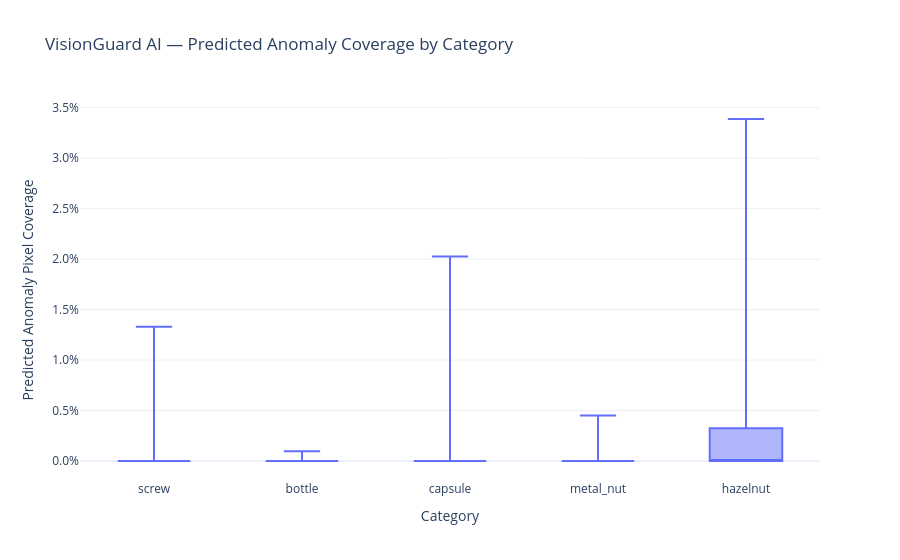

Notebook source saved alongside this figure:
### Markdown cell above
## Anomaly coverage by category

### Code cell
fig = px.box(
    localization_df,
    x="Category",
    y="Anomaly Coverage",
    points=False,
    title="VisionGuard AI — Predicted Anomaly Coverage by Category",
    template="plotly_white",
)

fig.update_layout(
    xaxis_title="Category",
    yaxis_title="Predicted Anomaly Pixel Coverage",
    yaxis_tickformat=".1%",
)

save_plotly_figure(
    fig,
    "VisionGuard AI — Predicted Anomaly Coverage by Category",
)

fig.show()

### Figure 1 — Plotly figure (JSON) as saved in the notebook; plotly's stock layout.template omitted (floating-point values rounded to 4 significant figures; data arrays with more than 128 entries replaced by an {"elided": "..."} marker saying what was removed)
{"data": [{"alignmentgroup": "True", "boxpoints": false, "hovertemplate": "Category=%{x}<br>Anomaly Coverage=%{y}<extra></extra>", "legendgroup": "", "marker": {"color": "#636efa"}, "name": "", "notched": false, "offsetgroup": "", "orientation": "v", "showlegend": false, "type": "box", "x": {"elided": "600 str values"}, "x0": " ", "xaxis": "x", "y": {"elided": "600 float values"}, "y0": " ", "yaxis": "y"}], "layout": {"boxmode": "group", "legend": {"tracegroupgap": 0}, "title": {"text": "VisionGuard AI — Predicted Anomaly Coverage by Category"}, "xaxis": {"anchor": "y", "domain": [0, 1], "title": {"text": "Category"}}, "yaxis": {"anchor": "x", "domain": [0, 1], "tickformat": ".1%", "title": {"text": "Predicted Anomaly Pixel Coverage"}}}}
